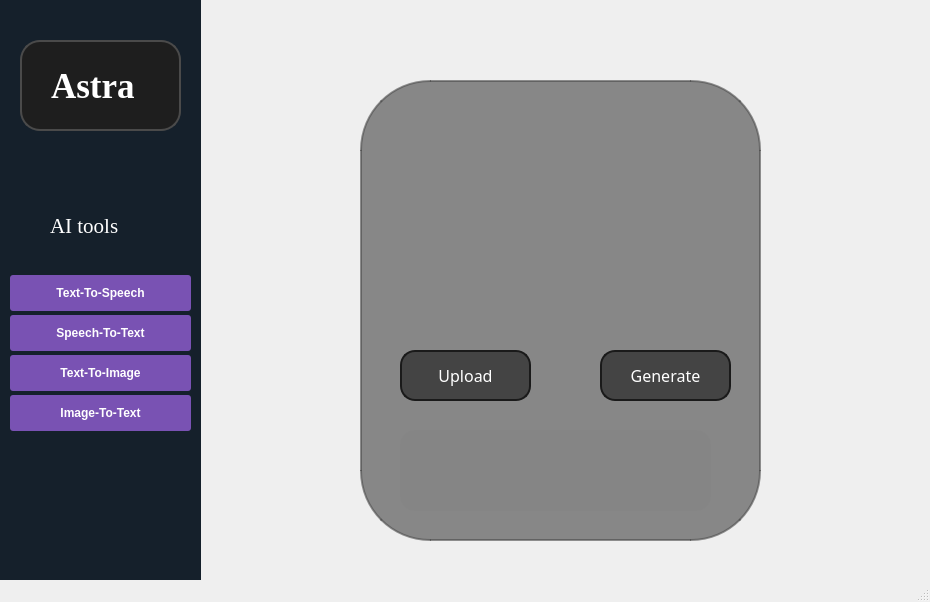
<?xml version="1.0" encoding="UTF-8"?>
<ui version="4.0">
 <class>MainWindow</class>
 <widget class="QMainWindow" name="MainWindow">
  <property name="geometry">
   <rect>
    <x>0</x>
    <y>0</y>
    <width>930</width>
    <height>602</height>
   </rect>
  </property>
  <property name="windowTitle">
   <string>MainWindow</string>
  </property>
  <widget class="QWidget" name="centralwidget">
   <widget class="QLabel" name="label">
    <property name="geometry">
     <rect>
      <x>0</x>
      <y>0</y>
      <width>201</width>
      <height>581</height>
     </rect>
    </property>
    <property name="styleSheet">
     <string notr="true">background-color:rgb(21,32,43);</string>
    </property>
    <property name="text">
     <string/>
    </property>
   </widget>
   <widget class="QPushButton" name="TTS_but">
    <property name="geometry">
     <rect>
      <x>10</x>
      <y>270</y>
      <width>191</width>
      <height>41</height>
     </rect>
    </property>
    <property name="mouseTracking">
     <bool>true</bool>
    </property>
    <property name="styleSheet">
     <string notr="true">



    QPushButton {
      background-color:rgb(121,82,179); color:white; border-radius:3px; font-weight:bold; height:36px; width:120px; border:none; margin-top:5px; margin-right:10px; 
            }
            QPushButton:hover {
                background-color: gray;
                color: white;
				cursor:pointer;
            }
</string>
    </property>
    <property name="text">
     <string>Text-To-Speech</string>
    </property>
   </widget>
   <widget class="QPushButton" name="STT_but">
    <property name="geometry">
     <rect>
      <x>10</x>
      <y>310</y>
      <width>191</width>
      <height>41</height>
     </rect>
    </property>
    <property name="styleSheet">
     <string notr="true">   QPushButton {
      background-color:rgb(121,82,179); color:white; border-radius:3px; font-weight:bold; height:36px; width:120px; border:none; margin-top:5px; margin-right:10px; cursor:pointer;
            }
            QPushButton:hover {
                background-color: gray;
                color: white;
            }
</string>
    </property>
    <property name="text">
     <string>Speech-To-Text</string>
    </property>
   </widget>
   <widget class="QPushButton" name="TTI_but">
    <property name="geometry">
     <rect>
      <x>10</x>
      <y>350</y>
      <width>191</width>
      <height>41</height>
     </rect>
    </property>
    <property name="styleSheet">
     <string notr="true">   QPushButton {
      background-color:rgb(121,82,179); color:white; border-radius:3px; font-weight:bold; height:36px; width:120px; border:none; margin-top:5px; margin-right:10px; cursor:pointer;
            }
            QPushButton:hover {
                background-color: gray;
                color: white;
            }

</string>
    </property>
    <property name="text">
     <string>Text-To-Image</string>
    </property>
   </widget>
   <widget class="QPushButton" name="ITT_but">
    <property name="geometry">
     <rect>
      <x>10</x>
      <y>390</y>
      <width>191</width>
      <height>41</height>
     </rect>
    </property>
    <property name="styleSheet">
     <string notr="true">   QPushButton {
      background-color:rgb(121,82,179); color:white; border-radius:3px; font-weight:bold; height:36px; width:120px; border:none; margin-top:5px; margin-right:10px; cursor:pointer;
            }
            QPushButton:hover {
                background-color: gray;
                color: white;
            }
</string>
    </property>
    <property name="text">
     <string>Image-To-Text</string>
    </property>
   </widget>
   <widget class="QLabel" name="label_2">
    <property name="geometry">
     <rect>
      <x>50</x>
      <y>200</y>
      <width>101</width>
      <height>51</height>
     </rect>
    </property>
    <property name="font">
     <font>
      <family>Times New Roman</family>
      <pointsize>16</pointsize>
     </font>
    </property>
    <property name="styleSheet">
     <string notr="true">color: #ffffff;
font-family: &quot;Times New Roman&quot;, Times, serif;</string>
    </property>
    <property name="text">
     <string>AI tools</string>
    </property>
   </widget>
   <widget class="QLabel" name="label_3">
    <property name="geometry">
     <rect>
      <x>20</x>
      <y>40</y>
      <width>161</width>
      <height>91</height>
     </rect>
    </property>
    <property name="font">
     <font>
      <family>Times New Roman</family>
      <pointsize>26</pointsize>
      <weight>75</weight>
      <bold>true</bold>
     </font>
    </property>
    <property name="styleSheet">
     <string notr="true"> QLabel {
                color: #FFFFFF;
                background-color: #1E1E1E;
                border: 2px solid #4A4A4A;
                border-radius: 20px;
                padding: 20px;
            }</string>
    </property>
    <property name="text">
     <string>Astra</string>
    </property>
   </widget>
   <widget class="QLabel" name="Background_Image">
    <property name="geometry">
     <rect>
      <x>200</x>
      <y>0</y>
      <width>731</width>
      <height>581</height>
     </rect>
    </property>
    <property name="text">
     <string/>
    </property>
    <property name="pixmap">
     <pixmap>../Assets/Background.jpg</pixmap>
    </property>
    <property name="scaledContents">
     <bool>true</bool>
    </property>
   </widget>
   <widget class="QLabel" name="TTS">
    <property name="geometry">
     <rect>
      <x>360</x>
      <y>80</y>
      <width>401</width>
      <height>461</height>
     </rect>
    </property>
    <property name="whatsThis">
     <string/>
    </property>
    <property name="accessibleName">
     <string comment="l;asdjl;sa" extracomment="klmscalkmdl"/>
    </property>
    <property name="accessibleDescription">
     <string comment=";ljcldskajfljadsm" extracomment="ksjaljcdla"/>
    </property>
    <property name="styleSheet">
     <string notr="true">QLabel {
                color: rgba(255, 255, 255, 0.9);          /* White text with 90% opacity */
                background-color: rgba(30, 30, 30, 0.5);  /* Dark background with 80% opacity */
                border: 2px solid rgba(74, 74, 74, 0.6);  /* Border with 70% opacity */
                border-radius: 70px;
                padding: 10px;
            }</string>
    </property>
    <property name="text">
     <string/>
    </property>
   </widget>
   <widget class="QPushButton" name="Upload_but">
    <property name="geometry">
     <rect>
      <x>400</x>
      <y>350</y>
      <width>131</width>
      <height>51</height>
     </rect>
    </property>
    <property name="font">
     <font>
      <family>Roobert</family>
      <pointsize>-1</pointsize>
      <underline>false</underline>
      <strikeout>false</strikeout>
     </font>
    </property>
    <property name="statusTip">
     <string/>
    </property>
    <property name="whatsThis">
     <string comment="Enter prompt"/>
    </property>
    <property name="styleSheet">
     <string notr="true">
QPushButton{
  appearance: none;
  background-color: rgb(0,0,0,0.5);
  border: 2px solid #1A1A1A;
  border-radius: 15px;
  box-sizing: border-box;
  color: #FFFFFF;
  cursor: pointer;
  display: inline-block;
  font-family: Roobert,-apple-system,BlinkMacSystemFont,&quot;Segoe UI&quot;,Helvetica,Arial,sans-serif,&quot;Apple Color Emoji&quot;,&quot;Segoe UI Emoji&quot;,&quot;Segoe UI Symbol&quot;;
  font-size: 16px;
  line-height: normal;
  margin: 0;
  outline: none;
  padding: 10px 14px;
  text-align: center;
  text-decoration: none;
  transition: all 300ms cubic-bezier(.23, 1, 0.32, 1);
  user-select: none;
  -webkit-user-select: none;
  touch-action: manipulation;
  width: 100%;
  will-change: transform;
}

QPushButton:disabled {
  pointer-events: none;
}

QPushButton:hover {
  box-shadow: rgba(0, 0, 0, 0.25) 0 8px 15px;
  transform: translateY(-2px);
}

QPushButton:active {
  box-shadow: none;
  transform: translateY(0);
}
</string>
    </property>
    <property name="text">
     <string>Upload</string>
    </property>
   </widget>
   <widget class="QLabel" name="Image_Box_ITT">
    <property name="geometry">
     <rect>
      <x>390</x>
      <y>120</y>
      <width>341</width>
      <height>211</height>
     </rect>
    </property>
    <property name="text">
     <string/>
    </property>
    <property name="scaledContents">
     <bool>true</bool>
    </property>
   </widget>
   <widget class="QPushButton" name="Generate_Button_TTS">
    <property name="geometry">
     <rect>
      <x>600</x>
      <y>350</y>
      <width>131</width>
      <height>51</height>
     </rect>
    </property>
    <property name="font">
     <font>
      <family>Roobert</family>
      <pointsize>-1</pointsize>
      <underline>false</underline>
      <strikeout>false</strikeout>
     </font>
    </property>
    <property name="statusTip">
     <string/>
    </property>
    <property name="whatsThis">
     <string comment="Enter prompt"/>
    </property>
    <property name="styleSheet">
     <string notr="true">
QPushButton{
  appearance: none;
  background-color: rgb(0,0,0,0.5);
  border: 2px solid #1A1A1A;
  border-radius: 15px;
  box-sizing: border-box;
  color: #FFFFFF;
  cursor: pointer;
  display: inline-block;
  font-family: Roobert,-apple-system,BlinkMacSystemFont,&quot;Segoe UI&quot;,Helvetica,Arial,sans-serif,&quot;Apple Color Emoji&quot;,&quot;Segoe UI Emoji&quot;,&quot;Segoe UI Symbol&quot;;
  font-size: 16px;
  line-height: normal;
  margin: 0;
  outline: none;
  padding: 10px 14px;
  text-align: center;
  text-decoration: none;
  transition: all 300ms cubic-bezier(.23, 1, 0.32, 1);
  user-select: none;
  -webkit-user-select: none;
  touch-action: manipulation;
  width: 100%;
  will-change: transform;
}

QPushButton:disabled {
  pointer-events: none;
}

QPushButton:hover {
  box-shadow: rgba(0, 0, 0, 0.25) 0 8px 15px;
  transform: translateY(-2px);
}

QPushButton:active {
  box-shadow: none;
  transform: translateY(0);
}
</string>
    </property>
    <property name="text">
     <string>Generate</string>
    </property>
   </widget>
   <widget class="QTextBrowser" name="TextOutput_ITT">
    <property name="geometry">
     <rect>
      <x>400</x>
      <y>430</y>
      <width>311</width>
      <height>81</height>
     </rect>
    </property>
    <property name="whatsThis">
     <string>&lt;html&gt;&lt;head/&gt;&lt;body&gt;&lt;p align=&quot;center&quot;&gt;&lt;br/&gt;&lt;/p&gt;&lt;/body&gt;&lt;/html&gt;</string>
    </property>
    <property name="styleSheet">
     <string notr="true">color: rgba(255, 255, 255, 0.9);          /* White text with 90% opacity */
background-color: rgba(30, 30, 30, 0.02);
border:rgba(30, 30, 30, 0.5);
border-radius: 15px;
font-size:25px;
</string>
    </property>
   </widget>
  </widget>
  <widget class="QStatusBar" name="statusbar"/>
 </widget>
 <resources/>
 <connections/>
</ui>
